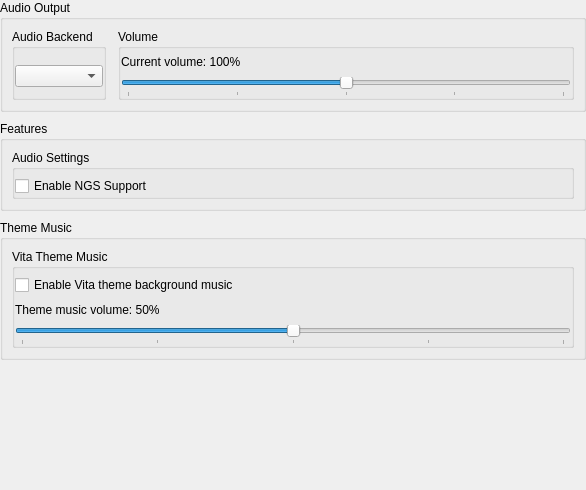
           <widget class="QWidget" name="audio_scroll_contents">
            <property name="geometry">
             <rect>
              <x>0</x>
              <y>0</y>
              <width>586</width>
              <height>490</height>
             </rect>
            </property>
            <layout class="QVBoxLayout" name="audio_tab_content_layout">
             <property name="spacing">
              <number>9</number>
             </property>
             <property name="leftMargin">
              <number>0</number>
             </property>
             <property name="topMargin">
              <number>0</number>
             </property>
             <property name="rightMargin">
              <number>0</number>
             </property>
             <property name="bottomMargin">
              <number>0</number>
             </property>
             <item>
              <widget class="QGroupBox" name="gb_audio_output_section">
               <property name="title">
                <string>Audio Output</string>
               </property>
               <layout class="QGridLayout" name="gb_audio_output_section_layout">
                <property name="horizontalSpacing">
                 <number>12</number>
                </property>
                <property name="verticalSpacing">
                 <number>6</number>
                </property>
                <item row="0" column="0">
                 <widget class="QGroupBox" name="gb_audio_backend">
                  <property name="title">
                   <string>Audio Backend</string>
                  </property>
                  <property name="flat">
                   <bool>true</bool>
                  </property>
                  <layout class="QVBoxLayout" name="gb_audio_backend_layout">
                   <property name="leftMargin">
                    <number>0</number>
                   </property>
                   <property name="topMargin">
                    <number>6</number>
                   </property>
                   <property name="rightMargin">
                    <number>0</number>
                   </property>
                   <property name="bottomMargin">
                    <number>0</number>
                   </property>
                   <item>
                    <widget class="QComboBox" name="audio_backend_box"/>
                   </item>
                  </layout>
                 </widget>
                </item>
                <item row="0" column="1">
                 <widget class="QGroupBox" name="gb_audio_volume">
                  <property name="title">
                   <string>Volume</string>
                  </property>
                  <property name="flat">
                   <bool>true</bool>
                  </property>
                  <layout class="QVBoxLayout" name="gb_audio_volume_layout">
                   <property name="spacing">
                    <number>8</number>
                   </property>
                   <property name="leftMargin">
                    <number>0</number>
                   </property>
                   <property name="topMargin">
                    <number>6</number>
                   </property>
                   <property name="rightMargin">
                    <number>0</number>
                   </property>
                   <property name="bottomMargin">
                    <number>0</number>
                   </property>
                   <item>
                    <widget class="QLabel" name="audio_volume_label">
                     <property name="text">
                      <string>Current volume: 100%</string>
                     </property>
                    </widget>
                   </item>
                   <item>
                    <widget class="QSlider" name="audio_volume">
                     <property name="minimum">
                      <number>0</number>
                     </property>
                     <property name="maximum">
                      <number>200</number>
                     </property>
                     <property name="value">
                      <number>100</number>
                     </property>
                     <property name="orientation">
                      <enum>Qt::Orientation::Horizontal</enum>
                     </property>
                     <property name="tickPosition">
                      <enum>QSlider::TickPosition::TicksBelow</enum>
                     </property>
                     <property name="tickInterval">
                      <number>50</number>
                     </property>
                    </widget>
                   </item>
                  </layout>
                 </widget>
                </item>
               </layout>
              </widget>
             </item>
             <item>
              <widget class="QGroupBox" name="gb_audio_features_section">
               <property name="title">
                <string>Features</string>
               </property>
               <layout class="QVBoxLayout" name="gb_audio_features_section_layout">
                <item>
                 <widget class="QGroupBox" name="gb_audio_settings">
                  <property name="title">
                   <string>Audio Settings</string>
                  </property>
                  <property name="flat">
                   <bool>true</bool>
                  </property>
                  <layout class="QVBoxLayout" name="gb_audio_settings_layout">
                   <property name="leftMargin">
                    <number>0</number>
                   </property>
                   <property name="topMargin">
                    <number>6</number>
                   </property>
                   <property name="rightMargin">
                    <number>0</number>
                   </property>
                   <property name="bottomMargin">
                    <number>0</number>
                   </property>
                   <item>
                    <widget class="QCheckBox" name="ngs_enable">
                     <property name="text">
                      <string>Enable NGS Support</string>
                     </property>
                    </widget>
                   </item>
                  </layout>
                 </widget>
                </item>
               </layout>
              </widget>
             </item>
             <item>
              <widget class="QGroupBox" name="gb_theme_music_section">
               <property name="title">
                <string>Theme Music</string>
               </property>
               <layout class="QVBoxLayout" name="gb_theme_music_section_layout">
                <item>
                 <widget class="QGroupBox" name="gb_theme_music_controls">
                  <property name="title">
                   <string>Vita Theme Music</string>
                  </property>
                  <property name="flat">
                   <bool>true</bool>
                  </property>
                  <layout class="QVBoxLayout" name="gb_theme_music_controls_layout">
                   <property name="spacing">
                    <number>8</number>
                   </property>
                   <property name="leftMargin">
                    <number>0</number>
                   </property>
                   <property name="topMargin">
                    <number>6</number>
                   </property>
                   <property name="rightMargin">
                    <number>0</number>
                   </property>
                   <property name="bottomMargin">
                    <number>0</number>
                   </property>
                   <item>
                    <widget class="QCheckBox" name="theme_music_enable">
                     <property name="text">
                      <string>Enable Vita theme background music</string>
                     </property>
                    </widget>
                   </item>
                   <item>
                    <widget class="QLabel" name="theme_music_volume_label">
                     <property name="text">
                      <string>Theme music volume: 50%</string>
                     </property>
                    </widget>
                   </item>
                   <item>
                    <widget class="QSlider" name="theme_music_volume">
                     <property name="minimum">
                      <number>0</number>
                     </property>
                     <property name="maximum">
                      <number>100</number>
                     </property>
                     <property name="value">
                      <number>50</number>
                     </property>
                     <property name="orientation">
                      <enum>Qt::Orientation::Horizontal</enum>
                     </property>
                     <property name="tickPosition">
                      <enum>QSlider::TickPosition::TicksBelow</enum>
                     </property>
                     <property name="tickInterval">
                      <number>25</number>
                     </property>
                    </widget>
                   </item>
                  </layout>
                 </widget>
                </item>
               </layout>
              </widget>
             </item>
             <item>
              <spacer name="audio_tab_content_spacer">
               <property name="orientation">
                <enum>Qt::Orientation::Vertical</enum>
               </property>
               <property name="sizeHint" stdset="0">
                <size>
                 <width>20</width>
                 <height>40</height>
                </size>
               </property>
              </spacer>
             </item>
            </layout>
           </widget>
